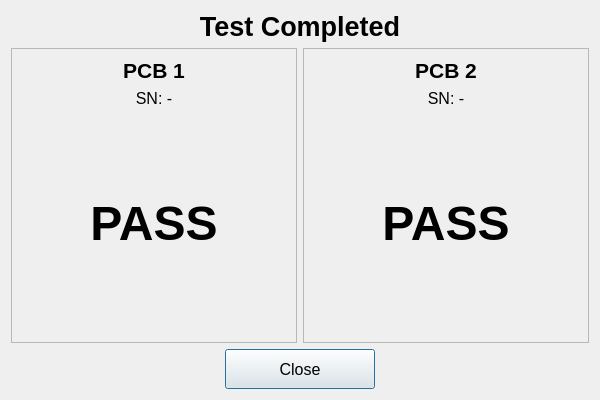
<?xml version="1.0" encoding="UTF-8"?>
<ui version="4.0">
 <class>TestCompletionDialog</class>
 <widget class="QDialog" name="TestCompletionDialog">
  <property name="geometry">
   <rect>
    <x>0</x>
    <y>0</y>
    <width>600</width>
    <height>400</height>
   </rect>
  </property>
  <property name="windowTitle">
   <string>Test Completed</string>
  </property>
  <layout class="QVBoxLayout" name="verticalLayout">
   <item>
    <widget class="QLabel" name="lbl_main_title">
     <property name="font">
      <font>
       <family>Segoe UI</family>
       <pointsize>20</pointsize>
       <weight>75</weight>
       <bold>true</bold>
      </font>
     </property>
     <property name="text">
      <string>Test Completed</string>
     </property>
     <property name="alignment">
      <set>Qt::AlignCenter</set>
     </property>
    </widget>
   </item>
   <item>
    <layout class="QHBoxLayout" name="horizontalLayout">
     <item>
      <widget class="QFrame" name="frame_pcb1">
       <property name="frameShape">
        <enum>QFrame::StyledPanel</enum>
       </property>
       <property name="frameShadow">
        <enum>QFrame::Raised</enum>
       </property>
       <layout class="QVBoxLayout" name="verticalLayout_2">
        <item>
         <widget class="QLabel" name="lbl_pcb1_title">
          <property name="font">
           <font>
            <family>Segoe UI</family>
            <pointsize>16</pointsize>
            <weight>75</weight>
            <bold>true</bold>
           </font>
          </property>
          <property name="text">
           <string>PCB 1</string>
          </property>
          <property name="alignment">
           <set>Qt::AlignCenter</set>
          </property>
         </widget>
        </item>
        <item>
         <widget class="QLabel" name="lbl_pcb1_sn">
          <property name="font">
           <font>
            <family>Segoe UI</family>
            <pointsize>12</pointsize>
           </font>
          </property>
          <property name="text">
           <string>SN: -</string>
          </property>
          <property name="alignment">
           <set>Qt::AlignCenter</set>
          </property>
         </widget>
        </item>
        <item>
         <spacer name="verticalSpacer_1">
          <property name="orientation">
           <enum>Qt::Vertical</enum>
          </property>
          <property name="sizeHint" stdset="0">
           <size>
            <width>20</width>
            <height>40</height>
           </size>
          </property>
         </spacer>
        </item>
        <item>
         <widget class="QLabel" name="lbl_pcb1_status">
          <property name="font">
           <font>
            <family>Segoe UI</family>
            <pointsize>36</pointsize>
            <weight>75</weight>
            <bold>true</bold>
           </font>
          </property>
          <property name="text">
           <string>PASS</string>
          </property>
          <property name="alignment">
           <set>Qt::AlignCenter</set>
          </property>
         </widget>
        </item>
        <item>
         <spacer name="verticalSpacer_2">
          <property name="orientation">
           <enum>Qt::Vertical</enum>
          </property>
          <property name="sizeHint" stdset="0">
           <size>
            <width>20</width>
            <height>40</height>
           </size>
          </property>
         </spacer>
        </item>
       </layout>
      </widget>
     </item>
     <item>
      <widget class="QFrame" name="frame_pcb2">
       <property name="frameShape">
        <enum>QFrame::StyledPanel</enum>
       </property>
       <property name="frameShadow">
        <enum>QFrame::Raised</enum>
       </property>
       <layout class="QVBoxLayout" name="verticalLayout_3">
        <item>
         <widget class="QLabel" name="lbl_pcb2_title">
          <property name="font">
           <font>
            <family>Segoe UI</family>
            <pointsize>16</pointsize>
            <weight>75</weight>
            <bold>true</bold>
           </font>
          </property>
          <property name="text">
           <string>PCB 2</string>
          </property>
          <property name="alignment">
           <set>Qt::AlignCenter</set>
          </property>
         </widget>
        </item>
        <item>
         <widget class="QLabel" name="lbl_pcb2_sn">
          <property name="font">
           <font>
            <family>Segoe UI</family>
            <pointsize>12</pointsize>
           </font>
          </property>
          <property name="text">
           <string>SN: -</string>
          </property>
          <property name="alignment">
           <set>Qt::AlignCenter</set>
          </property>
         </widget>
        </item>
        <item>
         <spacer name="verticalSpacer_3">
          <property name="orientation">
           <enum>Qt::Vertical</enum>
          </property>
          <property name="sizeHint" stdset="0">
           <size>
            <width>20</width>
            <height>40</height>
           </size>
          </property>
         </spacer>
        </item>
        <item>
         <widget class="QLabel" name="lbl_pcb2_status">
          <property name="font">
           <font>
            <family>Segoe UI</family>
            <pointsize>36</pointsize>
            <weight>75</weight>
            <bold>true</bold>
           </font>
          </property>
          <property name="text">
           <string>PASS</string>
          </property>
          <property name="alignment">
           <set>Qt::AlignCenter</set>
          </property>
         </widget>
        </item>
        <item>
         <spacer name="verticalSpacer_4">
          <property name="orientation">
           <enum>Qt::Vertical</enum>
          </property>
          <property name="sizeHint" stdset="0">
           <size>
            <width>20</width>
            <height>40</height>
           </size>
          </property>
         </spacer>
        </item>
       </layout>
      </widget>
     </item>
    </layout>
   </item>
   <item>
    <layout class="QHBoxLayout" name="horizontalLayout_2">
     <item>
      <spacer name="horizontalSpacer">
       <property name="orientation">
        <enum>Qt::Horizontal</enum>
       </property>
       <property name="sizeHint" stdset="0">
        <size>
         <width>40</width>
         <height>20</height>
        </size>
       </property>
      </spacer>
     </item>
     <item>
      <widget class="QPushButton" name="btn_close">
       <property name="minimumSize">
        <size>
         <width>150</width>
         <height>40</height>
        </size>
       </property>
       <property name="font">
        <font>
         <family>Segoe UI</family>
         <pointsize>12</pointsize>
        </font>
       </property>
       <property name="text">
        <string>Close</string>
       </property>
      </widget>
     </item>
     <item>
      <spacer name="horizontalSpacer_2">
       <property name="orientation">
        <enum>Qt::Horizontal</enum>
       </property>
       <property name="sizeHint" stdset="0">
        <size>
         <width>40</width>
         <height>20</height>
        </size>
       </property>
      </spacer>
     </item>
    </layout>
   </item>
  </layout>
 </widget>
 <resources/>
 <connections/>
</ui>
